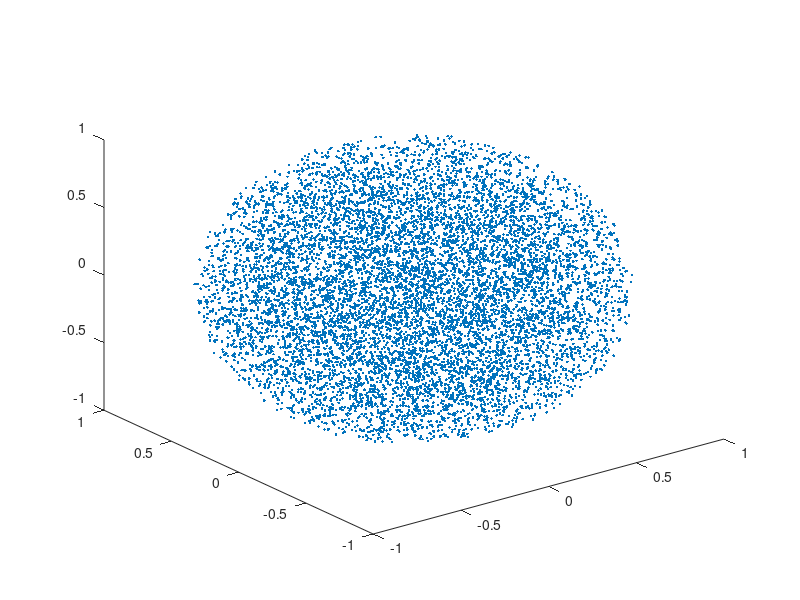

The MATLAB script that drew this image:
maxpoints = 10000;
position = zeros(3, maxpoints);

for i=1:maxpoints
    theta = acos(2 * rand() - 1);  % Random inclination
    phi = 2 * pi * rand();  % Random azimuth
    r = rand()^(1/3); % 1/3 to evenly distribute them inside a sphere
    position(1, i) = r*sin(theta)*cos(phi);
    position(2, i) = r*sin(theta)*sin(phi);
    position(3, i) = r*cos(theta);
end

plot3(position(1,:), position(2,:), position(3,:), '.')